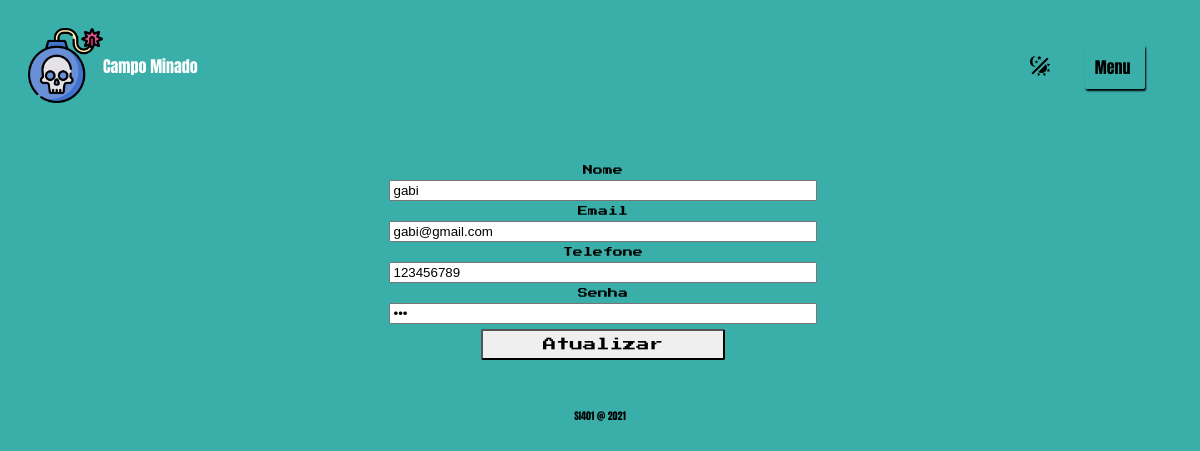
The app's page /html/profile.php (signed in) with its own data.
### tables this page shows
create table usuarios (
    id int not null auto_increment,
    username varchar(50) not null,
    senha varchar(255) not null,
    dataNascimento date not null,
    nome varchar(255) not null,
    email varchar(255) not null,
    telefone varchar(255) not null,
    cpf varchar(255) not null,
    primary key (id));

### html/DataSource.php (called while the page is built, shortened)
<?php
class DataSource{
    private $connection;
    public function __construct(){
        $this->connection = new mysqli(self::HOST, self::USERNAME, self::PASSWORD, self::DATABASENAME);
    }
    public function getUser($id){
        $user = $this->connection->query("select * from usuarios where id = ".$id."");
        return mysqli_fetch_row($user);
    }
}
?>

### html/profile.php (the view, shortened to what this page needs)
<?php
    require_once 'DataSource.php';
?>
<!DOCTYPE html>
<html lang="en">
    <head>
        <link rel="stylesheet" href="../css/index.css">
    </head>
    <body onload="defineTheme()">
        <header>
            <div>
                <img class="bomb" src="../images/bombear.png" alt="bomba" />
                <span class="logo">Campo Minado</span>
            </div>
            <div class="div-change-theme">
                <div class="btn" onclick="changeTheme()">
                    <img class="change-theme" src="../images/theme_light_dark_icon.svg" alt="Trocar o Theme" />
                </div>
            </div>
            <div class="dropdown">
                <div class="dropbtn">Menu</div>
            </div>
        </header>
        <section>
            <h1>&nbsp;</h1>
            <form class = "cadastroForm" method = "POST">
            <?php
                        require_once 'DataSource.php';
                        $conn = new DataSource();
                        $user = $conn->getUser($_COOKIE["userId"]);
                        echo "<label> Nome </label>";
                        echo "<input type=\"text\"  class = \"register\" name = \"name\" value=\"" . $user[4] . "\" />";
                        echo "<label> Email    </label>";
                        echo "<input type=\"email\" name=\"email\" class = \"register\" value=\"" . $user[5] . "\" />";
                        echo "<label> Telefone </label>";
                        echo "<input type=\"text\" maxlength=\"15\" class = \"register\" name = \"phone\" pattern=\"\([0-9]{2}\)[0-9]{4,6}-[0-9]{3,4}$\" value=\"" . $user[6] . "\" />";
                        echo "<label> Senha </label>";
                        echo "<input type=\"password\" class = \"register\" name=\"password\" value=\"" . $user[2]. "\" />";
                    ?>
                <input class = "btnLgn" type = "submit" value = "Atualizar">
            </form>
        </section>
        <footer>
            <p>SI401 @ 2021</p>
        </footer>
    </body>
</html>

### css/index.css (style rules this page uses)
input, select { width: 10%; margin: 5px; }
body { background-color: #3AAFA9; }
.btn { padding: 1%; margin: auto; margin-top: 2px; display: inline; border-radius: 2px; cursor: pointer; font-family: 'Press Start 2P', cursive; }
.btnLgn { padding: 1%; margin: auto; margin-bottom: 7px; display: inline; border-radius: 2px; cursor: pointer; font-family: 'Press Start 2P', cursive; }
.cadastroForm { margin: auto; display: flex; flex-direction: column; align-items: center; justify-content: center; width: 60%; padding: 1%; border-radius: 5px; font-size: 10px; font-family: 'Press Start 2P', cursive; margin-top: 10px; }
header { display: flex; flex-direction:row; padding: 20px; border-radius: 5px; align-items: center; }
header div { display: flex; flex-direction:row; align-items: center; width: 80%; }
header div img.bomb { width: 75px; }
header div span.logo { color:#ffffff; font-family: 'Anton', sans-serif; }
header div.div-change-theme { width: 10%; align-items: end; display: flex; align-content: end; flex-direction: column; }
header div.div-change-theme div.btn { width: 20px; text-align: end; align-items: end; display: flex; flex-direction: row; float: left; margin: 0; }
header div.dropdown { width: 10%; align-items: end; display: flex; align-content: end; flex-direction: column; }
header div.dropdown .dropbtn { padding: 10px; margin: auto; margin-top: 2px; display: inline; width: 40px; border-radius: 2px; box-shadow: 1px 2px 2px #000000; cursor: pointer; font-family: 'Anton', sans-serif; }
nav .btn, nav .btn-selected, header .btn { padding: 10px; margin: auto; display: inline; border-radius: 2px; cursor: pointer; }
section { margin-top: 10px; display: flex; flex-direction:row; padding: 10px; border-radius: 5px; align-items: center; }
footer { margin-top: 10px; display: flex; flex-direction:column; border-radius: 5px; align-items: center; }
footer p { font-size: 10px; font-family: 'Anton', sans-serif; }
.register { width: 60%; }
form.cadastroForm>input.btnLgn { width: 35%; }

### records on screen
usuarios: name "gabi", email "gabi@gmail.com", phone "123456789"
